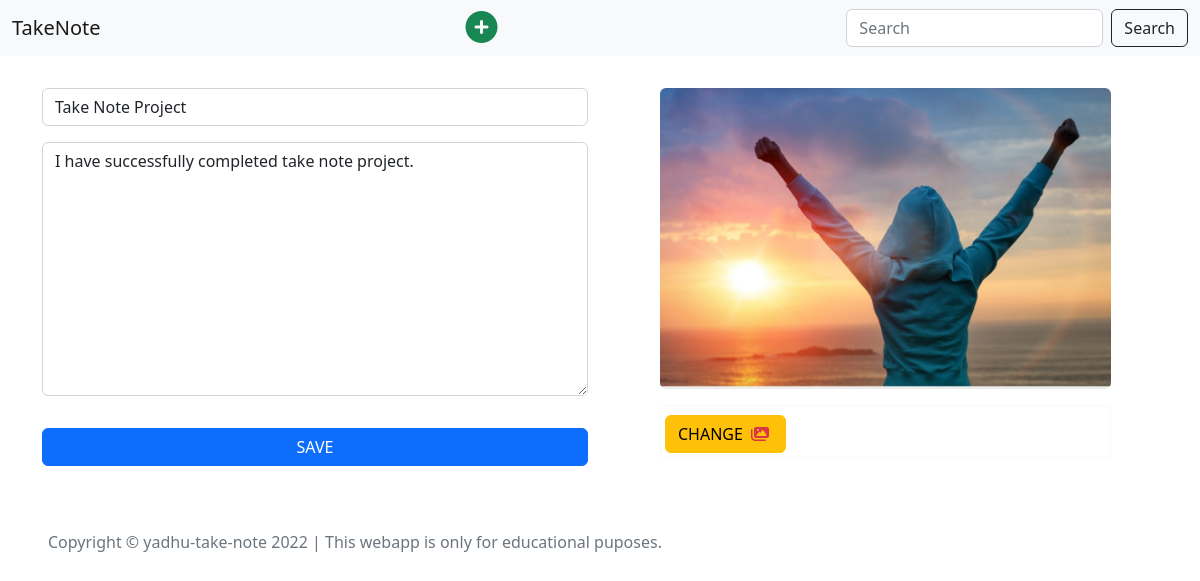
Screenshot of /note-edit/10 with the database file from the repository.
### note/models.py (models this page shows, shortened)
class Note(models.Model):
    title = models.CharField(max_length=150, null=True, blank=True)
    body = models.TextField()
    image = models.ImageField(upload_to = 'note_images', null=True, blank=True)
    created_at = models.DateTimeField(auto_now_add=True)
    updated_at = models.DateTimeField(auto_now=True)

### note/views.py (the view, shortened to what this page needs)
# urls.py: path('note-edit/<int:pk>', views.NoteEditView.as_view(), name='note-edit'),
class NoteEditView(View):
    def get(self, request, *args, **kwargs):
        id = kwargs.get('pk')
        try:
            note_instance = Note.objects.get(id = id)
            form = NoteForm(instance=note_instance)
            context = {
                'form' : form,
                'image' : note_instance.image,
                'note' : note_instance
            }
            return render(request, 'note-edit.html', context)
        except:
            return redirect('home')

### note/forms.py
class NoteForm(forms.ModelForm):
    class Meta:
        model = Note
        fields = [
            'title',
            'body',
            'image'
        ]
        widgets = {
                'title' : forms.TextInput(attrs={'class' : 'form-control my-3', 'placeholder' :'Title', "label" :"ssssss"}),
                'body' : forms.Textarea(attrs={'class' : 'form-control my-3', 'placeholder' :'Take a Note'}),
                'image' : forms.FileInput(attrs={'class' : 'form-control d-none'}),
            }

### note/templates/note-edit.html (shortened to what this page needs)
{% extends 'base.html' %}
{% load static %}
{% block content %}
<div class="container mt-3">
    <form action="" method="post" enctype="multipart/form-data">
        <div class="row">
            <div class="col-lg-6">
                {{form}}
                <button type="submit" class="btn btn-primary w-100 my-3">
                    SAVE
                </button>
            </div>
            {% if image %}
            <div class="col-lg-5 ms-lg-5 my-3 d-none d-lg-block">
                {% if image %}
                <img src="{{image.url}}" class="img-fluid rounded mb-3" id="uploadPreview" alt="">
                {% endif %}
                <div class="d-flex justify-content-between border border-1 border-light rounded p-1">
                    <div>
                        <label for="id_image" class="fs-3" style="display: inline-block !important;">
                            <div class="btn btn-warning">
                                CHANGE
                                <i class="fas fa-images text-danger pointer mx-1" role="button">
                                </i>
                            </div>
                        </label>
                    </div>
                </div>
            </div>
            {% else %}
            <div class="col-lg-3"></div>
            {% endif %}
        </div>
    </form>
</div>
{% endblock %}

### static/css/style.css (style rules this page uses)
label { display: none; }

### rows the page displays
Note: title "Take Note Project", body "I have successfully completed take note project."
